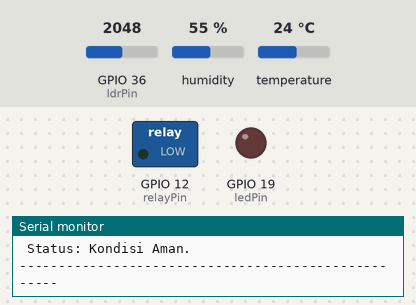
Recording of a sketch running on a simulated ESP32. Shown: switched loads named in the sketch (green lamp = pin HIGH), output pins drawn as LEDs (lit = HIGH), the last lines printed to the serial monitor. The test bench sets the inputs (shaded band); at power-on: temperature 24 °C, GPIO 36 (ldrPin) = 2048, humidity 55 %.

Above: at 4.8 s.
4.9 s: temperature set to 33.7 °C
7.9 s: temperature set to 34.4 °C
At 9.4 s:
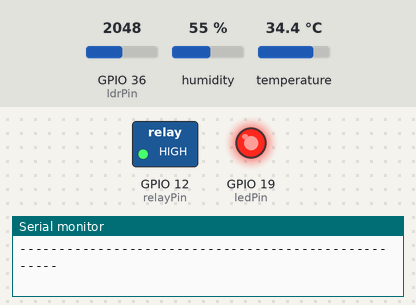
10.9 s: temperature set to 12 °C
At 13.5 s:
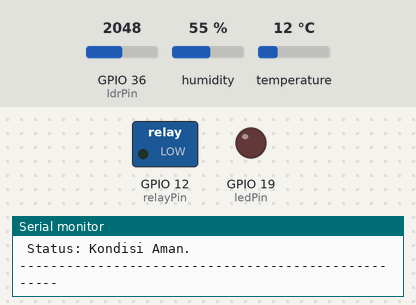
13.9 s: temperature set to 41 °C
At 15.5 s:
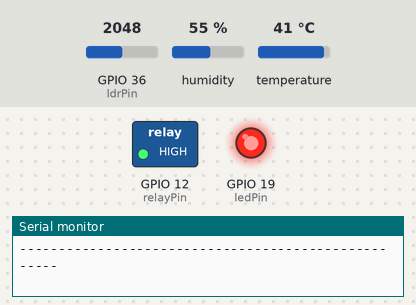
Timing chart, 0 to 17.0 s (numbered marks = the images above; inputs shaded):
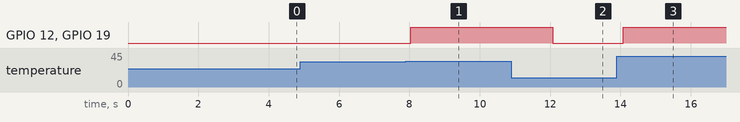

The sketch:

sketch.ino
```cpp
#include <DHT.h>

// Pemetaan Pin untuk ESP32
const byte ldrPin   = 36;  // Pin VP (GPIO 36) untuk Analog LDR
const byte dhtPin   = 13;  // Pin 13 (GPIO 13) untuk Data DHT
const byte relayPin = 12;  // Pin 12 (GPIO 12) untuk Signal Relay
const byte ledPin   = 19;  // Pin 19 (GPIO 19) untuk LED Indikator

#define DHTTYPE DHT22
DHT dht(dhtPin, DHTTYPE);

void setup() {
  Serial.begin(115200);
  dht.begin();

  // Konfigurasi pin aktuator sebagai OUTPUT
  pinMode(relayPin, OUTPUT);
  pinMode(ledPin, OUTPUT);

  // Keamanan: Pastikan relay dan LED mati di awal pembacaan
  digitalWrite(relayPin, LOW);
  digitalWrite(ledPin, LOW);

  Serial.println("--- System Warehouse Edge Controller (ESP32) Dimulai ---");
}

void loop() {
  // Jedapembacaan sensor DHT (2 detik)
  delay(2000);

  // 1. Membaca data dari multi-sensor
  int ldrValue = analogRead(ldrPin);
  float temp   = dht.readTemperature();
  float hum    = dht.readHumidity();

  // 2. Proteksi Error Handling jika pembacaan DHT gagal
  if (isnan(temp) || isnan(hum)) {
    Serial.println("Error: Gagal membaca data dari sensor DHT!");
    return;
  }

  // 3. Menampilkan data telemetri ke Serial Monitor
  Serial.print("Suhu: ");
  Serial.print(temp);
  Serial.print(" °C | Kelembapan: ");
  Serial.print(hum);
  Serial.print(" % | Cahaya (ADC): ");
  Serial.println(ldrValue);

  // 4. Rule Engine (Kondisi OR: Suhu > 34°C ATAU LDR < 300)
  if (temp > 34.0 || ldrValue < 300) {
    digitalWrite(relayPin, HIGH); // Aktifkan Relay
    digitalWrite(ledPin, HIGH);   // Nyalakan LED Indikator
    Serial.println(" Status: PERINGATAN! Kondisi Buruk Terdeteksi. Aktuator Aktif!");
  } else {
    digitalWrite(relayPin, LOW);  // Matikan Relay
    digitalWrite(ledPin, LOW);    // Matikan LED Indikator
    Serial.println(" Status: Kondisi Aman.");
  }

  Serial.println("----------------------------------------------------");
}
```

Measured:
- the behaviour switches between 34 and 34.1 °C on temperature (found by bisection; images 0 and 1)
- after the input at 7.9 s, GPIO 12 (relayPin), GPIO 19 (ledPin): LOW → HIGH after 0.14 s
- after the input at 10.9 s, GPIO 12 (relayPin), GPIO 19 (ledPin): HIGH → LOW after 1.2 s
- after the input at 13.9 s, GPIO 12 (relayPin), GPIO 19 (ledPin): LOW → HIGH after 0.18 s
